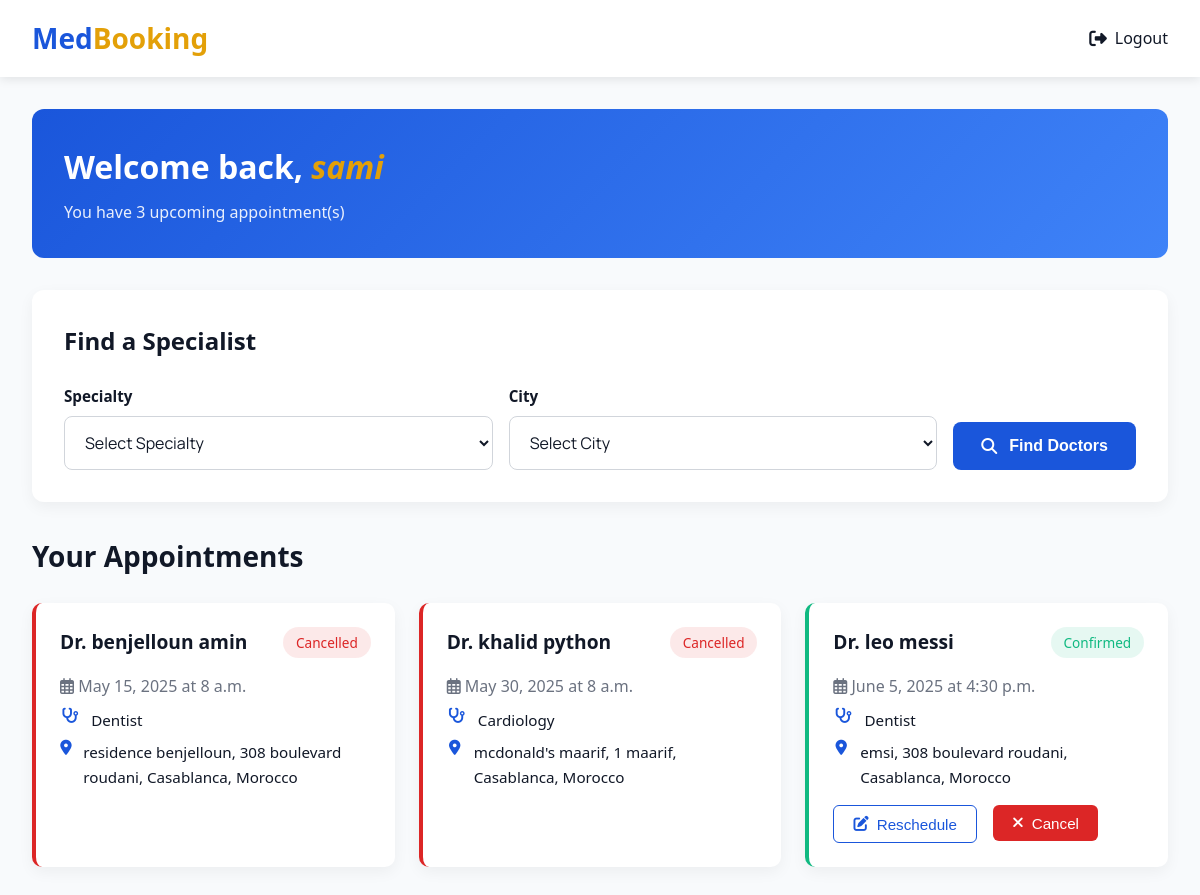
Page /patient/ (signed in) on the committed database.
### medbooking/models.py (models this page shows, shortened)
class Patient(AbstractBaseUser, PermissionsMixin):
    GENDER_CHOICES = [
        ('Male', 'Male'),
        ('Female', 'Female'),
    ]
    username = models.CharField(max_length=150, unique=True)
    email = models.EmailField(unique=True)
    age = models.PositiveIntegerField(default=18)
    gender= models.CharField(max_length=6, choices=GENDER_CHOICES, default='Male')
    is_active = models.BooleanField(default=True)
    is_staff = models.BooleanField(default=False)
    is_superuser = models.BooleanField(default=False)  # Required for admin access
    groups = models.ManyToManyField(
        'auth.Group',
        related_name='patient_groups',  # Add related_name to avoid conflict
        blank=True,
    )
    user_permissions = models.ManyToManyField(
        'auth.Permission',
        related_name='patient_user_permissions',  # Add related_name to avoid conflict
        blank=True,
    )
    objects = PatientManager()
    USERNAME_FIELD = 'username'
    REQUIRED_FIELDS = ['email']

class Appointment(models.Model):
    STATUS_CHOICES = [
        ('Pending', 'Pending'),
        ('Confirmed', 'Confirmed'),
        ('Rescheduled', 'Rescheduled'),
        ('Cancelled', 'Cancelled'),
        ('Refused', 'Refused'),
    ]
    patient = models.ForeignKey(Patient, on_delete=models.CASCADE, related_name='appointments')
    doctor = models.ForeignKey(Doctor, on_delete=models.CASCADE, related_name='appointments')
    date = models.DateField()
    time = models.TimeField()
    status = models.CharField(max_length=20, choices=STATUS_CHOICES, default='Pending')
    reschedule_message = models.TextField(blank=True, null=True)

class Doctor(models.Model):
    GENDER_CHOICES = [
        ('Male', 'Male'),
        ('Female', 'Female'),
    ]
    name = models.CharField(max_length=150)
    email = models.EmailField(unique=True)
    age = models.PositiveIntegerField(default=18)
    password = models.CharField(max_length=128)
    city = models.CharField(max_length=100)
    gender = models.CharField(max_length=6, choices=GENDER_CHOICES, default='Male' )
    specialty = models.CharField(max_length=100)
    clinic_address = models.TextField()
    experience_years = models.IntegerField()

### medbooking/views.py (the view)
# urls.py: path('patient/', views.patient, name='patient'),
def patient(request):
    patient = Patient.objects.get(username=request.user.username)
    appointments = Appointment.objects.filter(patient=patient).order_by('date', 'time')
    doctors = Doctor.objects.all()  # Pass all doctors to the template
    return render(request, 'patient.html', {'appointments': appointments, 'doctors': doctors})

### medbooking/templates/patient.html (shortened to what this page needs)
<!DOCTYPE html>
<html lang="en">
<head>
    <link rel="stylesheet" href="https://cdnjs.cloudflare.com/ajax/libs/font-awesome/6.4.0/css/all.min.css">
</head>
<body>
    <nav class="navbar">
        <div class="logo">Med<span>Booking</span></div>
        <div class="nav-links">
            <a href="{% url 'home' %}">
                <i class="fas fa-sign-out-alt"></i>
                <span>Logout</span>
            </a>
        </div>
    </nav>
    <div class="container">
        <div class="welcome-banner">
            <div class="welcome-text">
                <h1>Welcome back, <span>{{ request.user.username }}</span></h1>
                <p>You have {{ appointments|length }} upcoming appointment(s)</p>
            </div>
        </div>
        <div class="search-section">
            <h2 class="search-title">Find a Specialist</h2>
            <form action="{% url 'search_doctors' %}" method="get" class="search-form">
                <div class="form-group">
                    <label for="specialty">Specialty</label>
                    <select name="specialty" id="specialty" required>
                        <option value="">Select Specialty</option>
                    </select>
                </div>
                <div class="form-group">
                    <label for="city">City</label>
                    <select name="city" id="city" required>
                        <option value="">Select City</option>
                    </select>
                </div>
                <button type="submit" class="search-button">
                    <i class="fas fa-search"></i> Find Doctors
                </button>
            </form>
        </div>
        <h2 class="section-title">Your Appointments</h2>
        {% if appointments %}
        <div class="appointments-grid">
            {% for appointment in appointments %}
            <div class="appointment-card {{ appointment.status|lower }}">
                <div class="appointment-header">
                    <div class="doctor-name">Dr. {{ appointment.doctor.name }}</div>
                    <div class="appointment-status status-{{ appointment.status|lower }}">
                        {{ appointment.status }}
                    </div>
                </div>
                <div class="appointment-time">
                    <i class="far fa-calendar-alt"></i> {{ appointment.date }} at {{ appointment.time }}
                </div>
                <div class="appointment-details">
                    <div class="detail-item">
                        <i class="fas fa-stethoscope"></i>
                        <span>{{ appointment.doctor.specialty }}</span>
                    </div>
                    <div class="detail-item">
                        <i class="fas fa-map-marker-alt"></i>
                        <span>{{ appointment.doctor.clinic_address }}</span>
                    </div>
                </div>
                <div class="appointment-actions">
                    {% if appointment.status == 'Rescheduled' %}
                    <form action="{% url 'update_appointment_status' appointment.id %}" method="post" style="display: inline;">
                        {% csrf_token %}
                        <button type="submit" name="status" value="Confirmed" class="btn btn-success">
                            <i class="fas fa-check"></i> Confirm
                        </button>
                    </form>
                    <form action="{% url 'update_appointment_status' appointment.id %}" method="post" style="display: inline;">
                        {% csrf_token %}
                        <button type="submit" name="status" value="Cancelled" class="btn btn-danger">
                            <i class="fas fa-times"></i> Cancel
                        </button>
                    </form>
                    {% elif appointment.status == 'Confirmed' %}
                    <button class="btn btn-outline">
                        <i class="fas fa-edit"></i> Reschedule
                    </button>
                    <form action="{% url 'update_appointment_status' appointment.id %}" method="post" style="display: inline;">
                        <button type="submit" name="status" value="Cancelled" class="btn btn-danger">
                            <i class="fas fa-times"></i> Cancel
                        </button>
                    </form>
                    {% endif %}
                </div>
            </div>
            {% endfor %}
        </div>
        {% endif %}
    </div>
</body>
</html>

### rows in the picture
Patient: user.username "sami"
Appointment: doctor.name "benjelloun amin", status "Cancelled", date "May 15, 2025", time "8 a.m.", doctor.specialty "Dentist", doctor.clinic_address "residence benjelloun, 308 boulevard roudani, Casablanca, Morocco"
Appointment: doctor.name "khalid python", status "Cancelled", date "May 30, 2025", time "8 a.m.", doctor.specialty "Cardiology", doctor.clinic_address "mcdonald's maarif, 1 maarif, Casablanca, Morocco"
Appointment: doctor.name "leo messi", status "Confirmed", date "June 5, 2025", time "4:30 p.m.", doctor.specialty "Dentist", doctor.clinic_address "emsi, 308 boulevard roudani, Casablanca, Morocco", shows "Reschedule"

### other values in the picture
{{ appointments|length }} "3"
